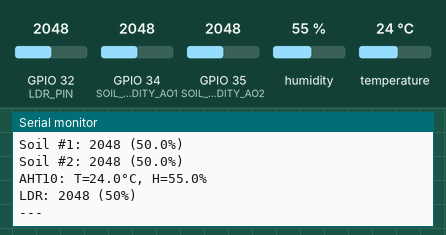
Recording of a program running on a simulated ESP32. On the bench: the last lines printed to the serial monitor. Inputs (shaded band) come from the test bench; at power-on: humidity 55 %, GPIO 32 (LDR_PIN) = 2048, GPIO 34 (SOIL_HUMIDITY_AO1) = 2048, GPIO 35 (SOIL_HUMIDITY_AO2) = 2048, temperature 24 °C.

Above: at 2.2 s.
2.3 s: humidity set to 22 %
At 3.16 s:
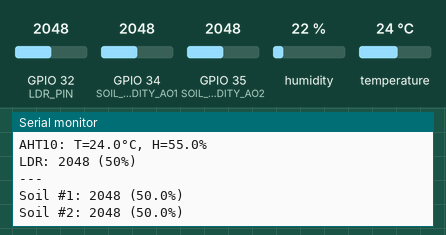
5.1 s: GPIO 32 (LDR_PIN) set to 2866
At 6.3 s:
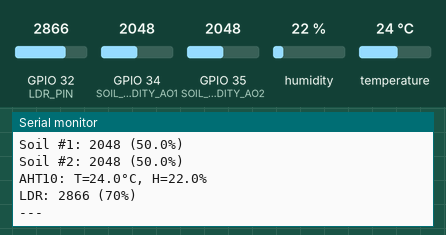
7.9 s: GPIO 34 (SOIL_HUMIDITY_AO1) set to 2866
At 9.41 s:
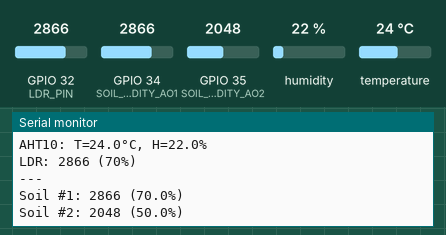
10.7 s: GPIO 35 (SOIL_HUMIDITY_AO2) set to 2866
At 11.49 s:
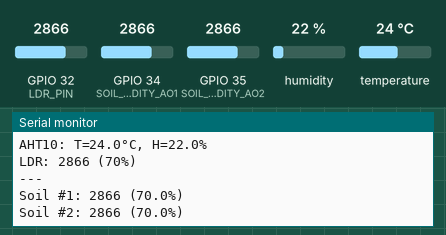
13.5 s: temperature set to 12 °C
At 14.7 s:
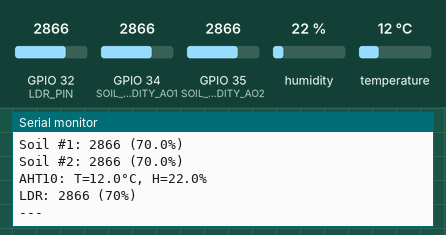
16.3 s: GPIO 32 (LDR_PIN) set to 3972
At 18.9 s:
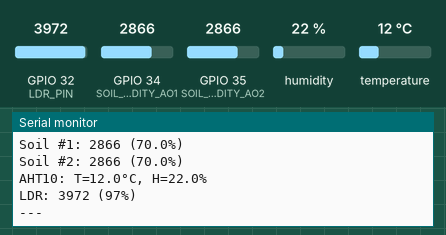
Timing chart, 0 to 20.1 s (numbered marks = the images above; inputs shaded):
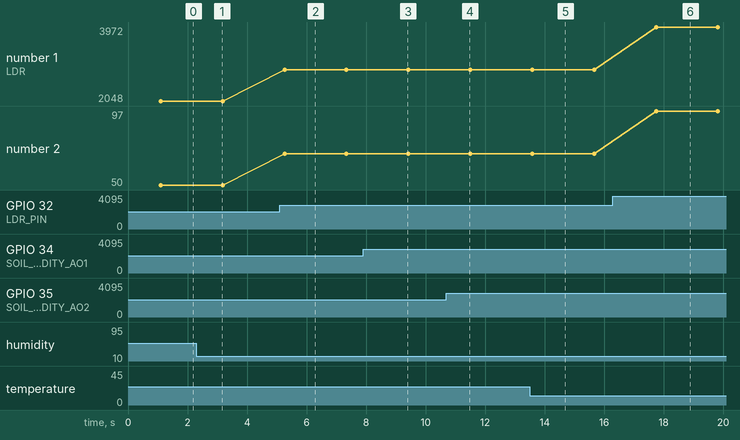

Measured:
- after the input at 5.1 s, the serial monitor: prints a new line after 0.16 s (image 2)
- after the input at 7.9 s, the serial monitor: prints a new line after 1.4 s (image 3)
- after the input at 10.7 s, the serial monitor: prints a new line after 0.72 s (image 4)
- after the input at 13.5 s, the serial monitor: prints a new line after 0.08 s (image 5)
- after the input at 16.3 s, the serial monitor: prints a new line after 1.4 s (image 6)
- plotted number 1: 2048 → 2866 after the input at 5.1 s, 2866 → 3972 after the input at 16.3 s
- plotted number 2: 50 → 70 after the input at 5.1 s, 70 → 97 after the input at 16.3 s

The program:

main.cpp
```cpp
#include <Arduino.h>
#include <Wire.h>
#include <Adafruit_Sensor.h>
#include <Adafruit_AHTX0.h>

// I2C pins
#define SDA 21
#define SCL 22

// Senzor vlhkosti - jen analog
#define SOIL_HUMIDITY_AO1 34  // Soil #1 - Analog
#define SOIL_HUMIDITY_AO2 35  // Soil #2 - Analog

#define LDR_PIN 32             // Light sensor

// I2C
TwoWire I2C_1 = TwoWire(0);
Adafruit_AHTX0 aht10;
bool aht10_ok = false;

void setup() {
  Serial.begin(115200);
  delay(1000);

  Serial.println("\n\n=== SmartGrowBox Test ===");
  Serial.println("2x Soil (Analog) + AHT10 + LDR\n");

  // I2C
  I2C_1.begin(SDA, SCL, 100000);

  // Skenuj I2C senzory
  Serial.println("Scanning I2C devices...");
  for (int i = 8; i < 120; i++) {
    I2C_1.beginTransmission(i);
    if (I2C_1.endTransmission() == 0) {
      Serial.printf("I2C device found at 0x%X\n", i);
    }
  }
  Serial.println("Scan complete!\n");

  // Piny
  pinMode(SOIL_HUMIDITY_AO1, INPUT);
  pinMode(SOIL_HUMIDITY_AO2, INPUT);
  pinMode(LDR_PIN, INPUT);

  // BMP280
  Serial.println("Init AHT10...");
  if (!aht10.begin(&I2C_1, 0x38)) {
    Serial.println("ERROR: AHT10 not found!");
    aht10_ok = false;
  } else {
    Serial.println("AHT10 found - OK");
    aht10_ok = true;
  }
  Serial.println();
}

void loop() {
  // Soil #1 - Analog
  int soil1AO = analogRead(SOIL_HUMIDITY_AO1);
  Serial.printf("Soil #1: %d (%.1f%%)\n",
    soil1AO, (soil1AO/4095.0)*100);

  // Soil #2 - Analog
  int soil2AO = analogRead(SOIL_HUMIDITY_AO2);
  Serial.printf("Soil #2: %d (%.1f%%)\n",
    soil2AO, (soil2AO/4095.0)*100);

  // AHT10
  if (aht10_ok) {
    sensors_event_t humidity, temp;
    aht10.getEvent(&humidity, &temp);
    Serial.printf("AHT10: T=%.1f°C, H=%.1f%%\n",
      temp.temperature,
      humidity.relative_humidity
    );
  } else {
    Serial.println("AHT10: N/A (not initialized)");
  }

  // LDR
  int ldr = analogRead(LDR_PIN);
  Serial.printf("LDR: %d (%.0f%%)\n", ldr, (ldr/4095.0)*100);

  Serial.println("---");
  delay(2000);
}
```
